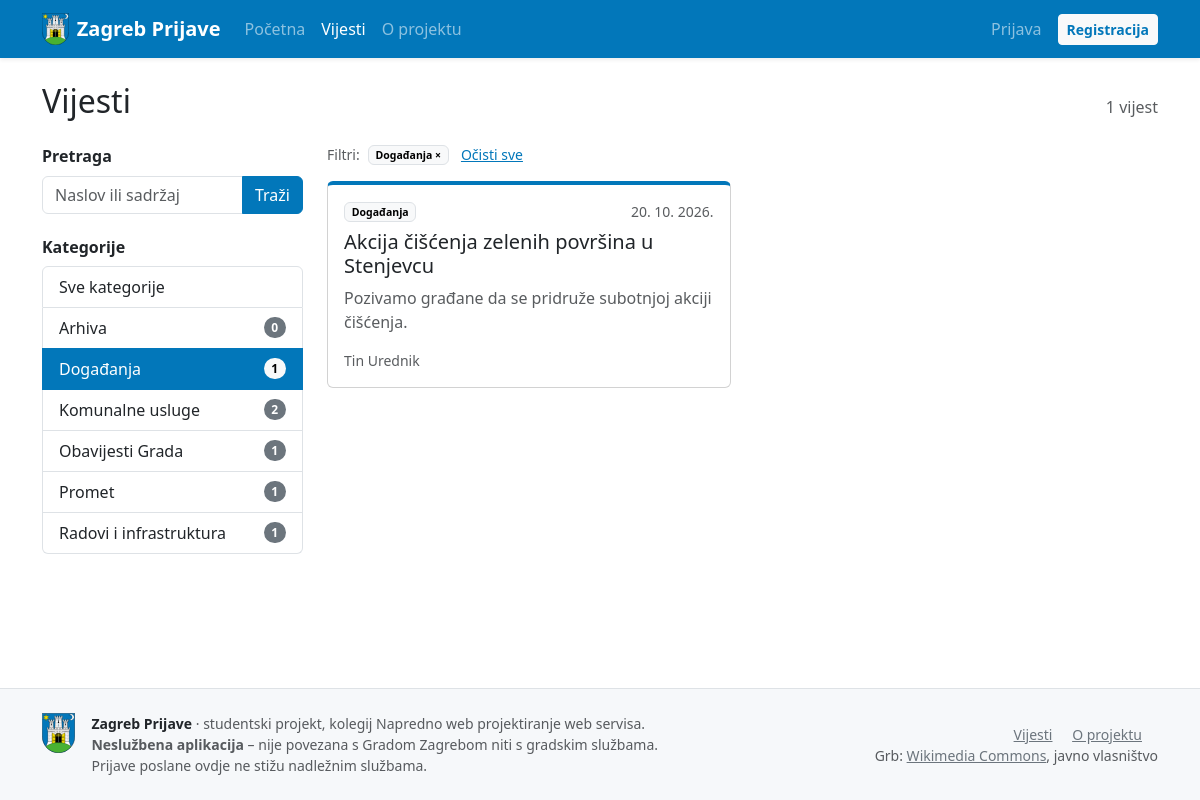
Screenshot of /zagreb-prijave/vijesti?kategorija=5 with the database file from the repository.
### tables this page shows
CREATE TABLE kategorije_vijesti (
  id          SMALLINT UNSIGNED NOT NULL AUTO_INCREMENT,
  naziv       VARCHAR(80)       NOT NULL,
  opis        VARCHAR(255)      NULL,
  kreirano_u  DATETIME          NOT NULL DEFAULT CURRENT_TIMESTAMP,
  azurirano_u DATETIME          NOT NULL DEFAULT CURRENT_TIMESTAMP ON UPDATE CURRENT_TIMESTAMP,
  PRIMARY KEY (id),
  UNIQUE KEY uq_kategorije_naziv (naziv)
);

CREATE TABLE vijesti (
  id            INT UNSIGNED      NOT NULL AUTO_INCREMENT,
  kategorija_id SMALLINT UNSIGNED NOT NULL,
  autor_id      INT UNSIGNED      NOT NULL,
  naslov        VARCHAR(200)      NOT NULL,
  sazetak       VARCHAR(500)      NOT NULL,
  sadrzaj       MEDIUMTEXT        NOT NULL,
  slika         VARCHAR(255)      NULL,
  status        ENUM('nacrt','objavljeno') NOT NULL DEFAULT 'nacrt',
  datum_objave  DATETIME          NULL,        
  kreirano_u    DATETIME          NOT NULL DEFAULT CURRENT_TIMESTAMP,
  azurirano_u   DATETIME          NOT NULL DEFAULT CURRENT_TIMESTAMP ON UPDATE CURRENT_TIMESTAMP,
  PRIMARY KEY (id),
  KEY idx_vijesti_kategorija (kategorija_id),
  KEY idx_vijesti_autor (autor_id),
  KEY idx_vijesti_status_datum (status, datum_objave),   
  CONSTRAINT fk_vijesti_kategorija
    FOREIGN KEY (kategorija_id) REFERENCES kategorije_vijesti (id)
    ON UPDATE CASCADE ON DELETE RESTRICT,      
  CONSTRAINT fk_vijesti_autor
    FOREIGN KEY (autor_id) REFERENCES korisnici (id)
    ON UPDATE CASCADE ON DELETE RESTRICT,
   
  CONSTRAINT chk_vijesti_objava CHECK (status <> 'objavljeno' OR datum_objave IS NOT NULL)
);

### src/Controllers/NewsController.php (called while the page is built, shortened)
<?php
final class NewsController
{
    public function index(): void
    {
        $q = mb_substr(get('q'), 0, self::MAX_DULJINA_PRETRAGE);
        $kategorijaId = get_int('kategorija');
        $vijesti = new Vijest();
        $paginator = new Paginator(
            total: $vijesti->countPublished($kategorijaId, $q),
            perPage: self::PO_STRANICI,
            requestedPage: get_int('stranica'),
            path: '/vijesti',
            query: ['q' => $q, 'kategorija' => $kategorijaId],
        );
        View::render('vijesti/index', [
            'title'        => 'Vijesti',
            'vijesti'      => $vijesti->findPublished($kategorijaId, $q, $paginator->perPage, $paginator->offset),
            'kategorije'   => (new Kategorija())->allWithPublishedCount(),
            'paginator'    => $paginator,
            'q'            => $q,
            'kategorijaId' => $kategorijaId,
        ]);
    }
}

### public/index.php (called while the page is built, shortened)
<?php
$router = new Router();
$router->dispatch($_SERVER['REQUEST_METHOD'], request_path());

### src/Core/Database.php (called while the page is built, shortened)
<?php
final class Database
{
    private static ?PDO $pdo = null;
    public static function connection(): PDO
    {
        if (self::$pdo === null) {
            $dsn = sprintf(
                'mysql:host=%s;port=%s;dbname=%s;charset=utf8mb4',
                $_ENV['DB_HOST'],
                $_ENV['DB_PORT'] ?? '3306',
                $_ENV['DB_NAME']
            );
            self::$pdo = new PDO($dsn, $_ENV['DB_USER'], $_ENV['DB_PASS'], [
                PDO::ATTR_ERRMODE            => PDO::ERRMODE_EXCEPTION,
                PDO::ATTR_DEFAULT_FETCH_MODE => PDO::FETCH_ASSOC,
                PDO::ATTR_EMULATE_PREPARES   => false,
            ]);
            self::$pdo->exec("SET time_zone = '" . date('P') . "'");
        }
        return self::$pdo;
    }
}

### src/Models/Vijest.php (called while the page is built, shortened)
<?php
final class Vijest
{
    private PDO $db;
    public function __construct()
    {
        $this->db = Database::connection();
    }
    public function findPublished(?int $kategorijaId, string $q, int $limit, int $offset): array
    {
        [$where, $params] = $this->publicWhere($kategorijaId, $q);
        $stmt = $this->db->prepare(
            $this->select() . " WHERE {$where}
             ORDER BY v.datum_objave DESC, v.id DESC
             LIMIT :limit OFFSET :offset"
        );
        foreach ($params as $name => $value) {
            $stmt->bindValue($name, $value);
        }
        $stmt->bindValue(':limit', $limit, PDO::PARAM_INT);
        $stmt->bindValue(':offset', $offset, PDO::PARAM_INT);
        $stmt->execute();
        return $stmt->fetchAll();
    }
    public function countPublished(?int $kategorijaId, string $q): int
    {
        [$where, $params] = $this->publicWhere($kategorijaId, $q);
        $stmt = $this->db->prepare("SELECT COUNT(*) FROM vijesti v WHERE {$where}");
        $stmt->execute($params);
        return (int) $stmt->fetchColumn();
    }
    private function select(bool $sadrzaj = false): string
    {
        return 'SELECT v.id, v.naslov, v.sazetak, v.slika, v.datum_objave'
            . ($sadrzaj ? ', v.sadrzaj' : '') . ",
                   k.id AS kategorija_id, k.naziv AS kategorija,
                   CONCAT(a.ime, ' ', a.prezime) AS autor
              FROM vijesti v
              JOIN kategorije_vijesti k ON k.id = v.kategorija_id
              JOIN korisnici a          ON a.id = v.autor_id";
    }
    private function publicWhere(?int $kategorijaId, string $q): array
    {
        $where = ["v.status = 'objavljeno'"];
        $params = [];
        if ($kategorijaId !== null) {
            $where[] = 'v.kategorija_id = :kategorija';
            $params[':kategorija'] = $kategorijaId;
        }
        return [implode(' AND ', $where), $params];
    }
}

### src/Core/Paginator.php (called while the page is built, shortened)
<?php
final class Paginator
{
    public function __construct(
        public readonly int $total,
        public readonly int $perPage,
        ?int $requestedPage,
        private readonly string $path,
        private readonly array $query = [],
    ) {
        $this->pages = max(1, (int) ceil($total / $perPage));
        $this->page = min(max(1, $requestedPage ?? 1), $this->pages);
    }
}

### src/Models/Kategorija.php (called while the page is built, shortened)
<?php
final class Kategorija
{
    private PDO $db;
    public function __construct()
    {
        $this->db = Database::connection();
    }
    public function allWithPublishedCount(): array
    {
        return $this->db->query(
            "SELECT k.id, k.naziv, COUNT(v.id) AS broj_vijesti
               FROM kategorije_vijesti k
               LEFT JOIN vijesti v ON v.kategorija_id = k.id AND v.status = 'objavljeno'
              GROUP BY k.id, k.naziv
              ORDER BY k.naziv"
        )->fetchAll();
    }
}

### views/vijesti/index.php (the view, shortened to what this page needs)
<?php
$filterUrl = static function (?int $kategorija, string $q): string {
    $query = array_filter(['q' => $q, 'kategorija' => $kategorija], static fn ($v) => $v !== null && $v !== '');
    return url('/vijesti') . ($query ? '?' . http_build_query($query) : '');
};
$odabrana = null;
foreach ($kategorije as $k) {
    if ((int) $k['id'] === $kategorijaId) {
        $odabrana = $k;
    }
}
?>
<div class="d-flex flex-wrap justify-content-between align-items-baseline mb-4 gap-2">
    <h1 class="h2 mb-0">Vijesti</h1>
    <span class="text-body-secondary">
        <?= $paginator->total ?> <?= $paginator->total === 1 ? 'vijest' : 'vijesti' ?>
    </span>
</div>
<div class="row g-4">
    <aside class="col-lg-3">
        <form method="get" action="<?= e(url('/vijesti')) ?>" class="mb-4" role="search">
            <label for="q" class="form-label fw-semibold">Pretraga</label>
            <div class="input-group">
                <input type="search" class="form-control" id="q" name="q" maxlength="100"
                       placeholder="Naslov ili sadržaj" value="<?= e($q) ?>">
                <button class="btn btn-primary" type="submit">Traži</button>
            </div>
        </form>
        <h2 class="h6 fw-semibold">Kategorije</h2>
        <div class="list-group">
            <a href="<?= e($filterUrl(null, $q)) ?>"
               class="list-group-item list-group-item-action<?= $kategorijaId === null ? ' active' : '' ?>">
                Sve kategorije
            </a>
            <?php foreach ($kategorije as $k): ?>
                <?php $aktivna = (int) $k['id'] === $kategorijaId; ?>
                <a href="<?= e($filterUrl((int) $k['id'], $q)) ?>"
                   class="list-group-item list-group-item-action d-flex justify-content-between align-items-center<?= $aktivna ? ' active' : '' ?>"
                    <?= $aktivna ? 'aria-current="true"' : '' ?>>
                    <?= e($k['naziv']) ?>
                    <span class="badge rounded-pill <?= $aktivna ? 'text-bg-light' : 'text-bg-secondary' ?>"><?= (int) $k['broj_vijesti'] ?></span>
                </a>
            <?php endforeach; ?>
        </div>
    </aside>
    <div class="col-lg-9">
        <?php if ($q !== '' || $odabrana !== null): ?>
            <div class="d-flex flex-wrap align-items-center gap-2 mb-3 small">
                <span class="text-body-secondary">Filtri:</span>
                <?php if ($odabrana !== null): ?>
                    <a class="badge text-bg-light border text-decoration-none" href="<?= e($filterUrl(null, $q)) ?>"
                       title="Ukloni kategoriju"><?= e($odabrana['naziv']) ?> &times;</a>
                <?php endif; ?>
                <a href="<?= e(url('/vijesti')) ?>" class="ms-1">Očisti sve</a>
            </div>
        <?php endif; ?>
        <?php if ($vijesti === []): ?>
            <div class="text-center border rounded-3 py-5 px-3 bg-body-tertiary">
                <p class="h5">Nema pronađenih vijesti</p>
                <p class="text-body-secondary mb-3">
                    <?php if ($q !== ''): ?>
                        Nijedna vijest ne odgovara pretrazi „<?= e($q) ?>”<?= $odabrana ? ' u kategoriji ' . e($odabrana['naziv']) : '' ?>.
                    <?php else: ?>
                        U ovoj kategoriji još nema objavljenih vijesti.
                    <?php endif; ?>
                </p>
                <a href="<?= e(url('/vijesti')) ?>" class="btn btn-outline-primary">Prikaži sve vijesti</a>
            </div>
        <?php else: ?>
            <div class="row g-4">
                <?php foreach ($vijesti as $vijest): ?>
                    <div class="col-md-6">
                        <?php require __DIR__ . '/../partials/vijest_kartica.php'; ?>
                    </div>
                <?php endforeach; ?>
            </div>
        <?php endif; ?>
    </div>
</div>

### views/partials/vijest_kartica.php (shortened to what this page needs)
<?php
$poveznica = url('/vijesti/' . (int) $vijest['id']);
?>
<article class="card h-100 vijest-kartica">
    <div class="card-body d-flex flex-column">
        <div class="d-flex justify-content-between align-items-center small mb-2">
            <a href="<?= e(url('/vijesti') . '?kategorija=' . (int) $vijest['kategorija_id']) ?>"
               class="badge text-bg-light text-decoration-none border"><?= e($vijest['kategorija']) ?></a>
            <time datetime="<?= e($vijest['datum_objave']) ?>" class="text-body-secondary"><?= e(datum($vijest['datum_objave'])) ?></time>
        </div>
        <h3 class="h5 card-title">
            <a href="<?= e($poveznica) ?>" class="stretched-link text-body text-decoration-none"><?= e($vijest['naslov']) ?></a>
        </h3>
        <p class="card-text text-body-secondary flex-grow-1"><?= e($vijest['sazetak']) ?></p>
        <p class="card-text small text-body-secondary mb-0"><?= e($vijest['autor']) ?></p>
    </div>
</article>

### src/Core/Router.php (shortened to what this page needs)
<?php
final class Router
{
    private array $routes = [];
    private function add(string $method, string $path, array $handler, array $options): void
    {
        $pattern = preg_replace('#\{(\w+)\}#', '(?P<$1>\d+)', $path);
        $this->routes[] = [
            'method'  => $method,
            'pattern' => '#^' . $pattern . '$#',
            'handler' => $handler,
            'options' => $options,
        ];
    }
    public function dispatch(string $method, string $path): void
    {
        foreach ($this->routes as $route) {
            if (!preg_match($route['pattern'], $path, $matches)) {
                continue;
            }
            $params = array_map('intval', array_filter($matches, 'is_string', ARRAY_FILTER_USE_KEY));
            [$class, $action] = $route['handler'];
            (new $class())->$action(...$params);
            return;
        }
    }
}

### public/assets/css/app.css (style rules this page uses)
:root { --zg-plava: #0277ba; --zg-plava-tamna: #015a8f; --zg-zuta: #f5df03; }
.btn-primary { --bs-btn-bg: var(--zg-plava); --bs-btn-border-color: var(--zg-plava); --bs-btn-hover-bg: var(--zg-plava-tamna); --bs-btn-hover-border-color: var(--zg-plava-tamna); --bs-btn-active-bg: var(--zg-plava-tamna); --bs-btn-active-border-color: var(--zg-plava-tamna); }
a { color: var(--zg-plava); }
.vijest-kartica { border-top: 4px solid var(--zg-plava); transition: box-shadow .15s ease-in-out, transform .15s ease-in-out; }
.list-group-item.active { background-color: var(--zg-plava); border-color: var(--zg-plava); }

### rows the page displays
kategorije_vijesti: naziv "Arhiva", broj_vijesti "0"
kategorije_vijesti: naziv "Događanja", broj_vijesti "1"
kategorije_vijesti: naziv "Komunalne usluge", broj_vijesti "2"
kategorije_vijesti: naziv "Obavijesti Grada", broj_vijesti "1"
kategorije_vijesti: naziv "Promet", broj_vijesti "1"
kategorije_vijesti: naziv "Radovi i infrastruktura", broj_vijesti "1"
vijesti: kategorija.naziv "Događanja", datum_objave "20. 10. 2026.", naslov "Akcija čišćenja zelenih površina u Stenjevcu", sazetak "Pozivamo građane da se pridruže subotnjoj akciji čišćenja.", autor "Tin Urednik"

### other values shown
$label "Početna Vijesti O projektu Prijava"
$paginator->total "1"
